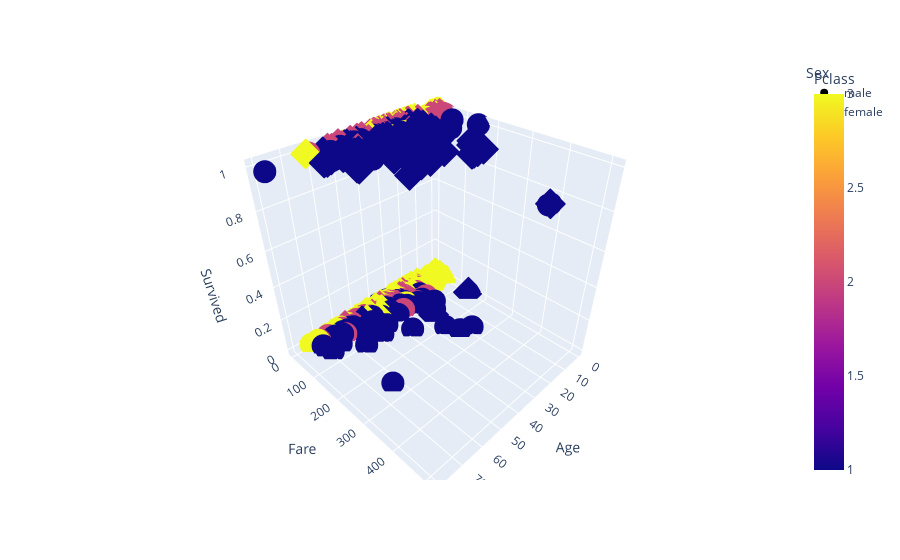

The cell this chart's notebook holds for it:
### Code cell
# Create 3D scatter plot
fig = px.scatter_3d(titanic_df, x='Age', y='Fare', z='Survived',
              color='Pclass', symbol='Sex')

# Show the plot
fig.show()

### Figure 1 — Plotly figure (JSON) as saved in the notebook; plotly's stock layout.template omitted (floating-point values rounded to 4 significant figures; data arrays with more than 128 entries replaced by an {"elided": "..."} marker saying what was removed)
{"data": [{"hovertemplate": "Sex=male<br>Age=%{x}<br>Fare=%{y}<br>Survived=%{z}<br>Pclass=%{marker.color}<extra></extra>", "legendgroup": "male", "marker": {"color": {"elided": "577 int values"}, "coloraxis": "coloraxis", "symbol": "circle"}, "mode": "markers", "name": "male", "scene": "scene", "showlegend": true, "type": "scatter3d", "x": {"elided": "577 float values"}, "y": {"elided": "577 float values"}, "z": {"elided": "577 int values"}}, {"hovertemplate": "Sex=female<br>Age=%{x}<br>Fare=%{y}<br>Survived=%{z}<br>Pclass=%{marker.color}<extra></extra>", "legendgroup": "female", "marker": {"color": {"elided": "314 int values"}, "coloraxis": "coloraxis", "symbol": "diamond"}, "mode": "markers", "name": "female", "scene": "scene", "showlegend": true, "type": "scatter3d", "x": {"elided": "314 float values"}, "y": {"elided": "314 float values"}, "z": {"elided": "314 int values"}}], "layout": {"coloraxis": {"colorbar": {"title": {"text": "Pclass"}}, "colorscale": [[0, "#0d0887"], [0.1111, "#46039f"], [0.2222, "#7201a8"], [0.3333, "#9c179e"], [0.4444, "#bd3786"], [0.5556, "#d8576b"], [0.6667, "#ed7953"], [0.7778, "#fb9f3a"], [0.8889, "#fdca26"], [1, "#f0f921"]]}, "legend": {"title": {"text": "Sex"}, "tracegroupgap": 0}, "margin": {"t": 60}, "scene": {"domain": {"x": [0, 1], "y": [0, 1]}, "xaxis": {"title": {"text": "Age"}}, "yaxis": {"title": {"text": "Fare"}}, "zaxis": {"title": {"text": "Survived"}}}}}
